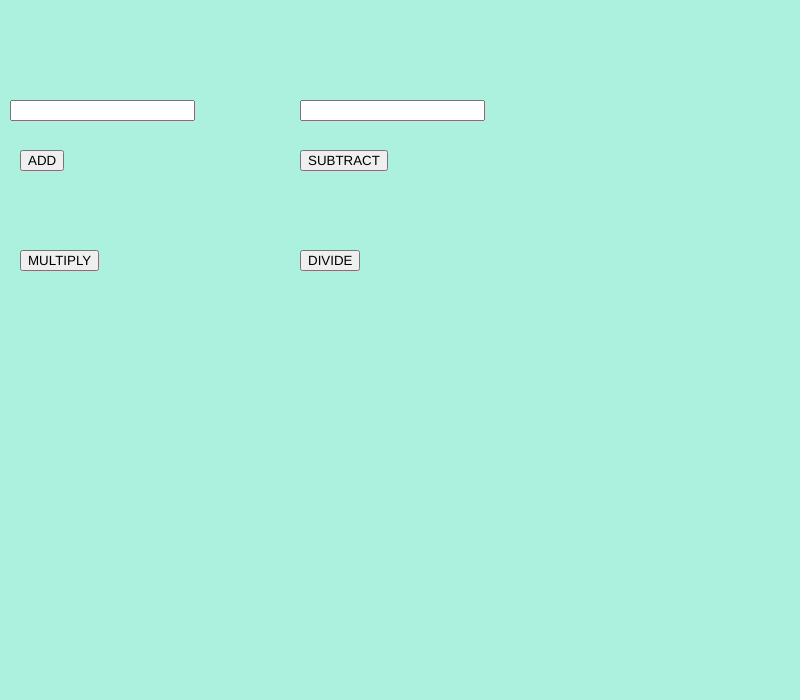
Frame 1 (no input)
Frame 60 (no input): identical to frame 1, image omitted
Frame 120 (the mouse pressed at the canvas centre since frame 60): identical to frame 1, image omitted

The p5.js sketch that drew this single still picture (run headless with seeded random() and noise() and a simulated clock; from frame 60 on, the mouse is pressed at the canvas centre):

// p5.js sketch
// ── sketch.js
var Number1;
var Number2;

var b1, b2, b3, b4;
var num1, num2;


function setup (){
  createCanvas(800,700);

  num1 = createInput();
  num1.position(10,100);

  num2 = createInput();
  num2.position(300,100);

  b1 = createButton("ADD");
  b1.position(20,150);
  b1.class("customButton");
  b1.mousePressed(add);

  b2 = createButton ("SUBTRACT");
  b2.position(300,150)
  b2.class("customButton");
  b2.mousePressed(subtract);

  b3 = createButton("MULTIPLY");
  b3.position(20, 250);
  b3.class("customButton");
  b3.mousePressed(multiply);

  b4 = createButton ("DIVIDE");
  b4.position(300, 250);
  b4.class("customButton");
  b4.mousePressed(divide); //biniding the function

}
function draw (){
background("#abf1dd");

 n1 = parseInt(num1.value());
 n2 = parseInt (num2.value());

 //divide();//calling the function

}

function add(){
  console.log(n1 + n2)
}
function subtract(){
  console.log(n1 - n2)
}
function multiply(){
  console.log(n1 * n2)
}
function divide(){
  console.log(n1 / n2)
}
